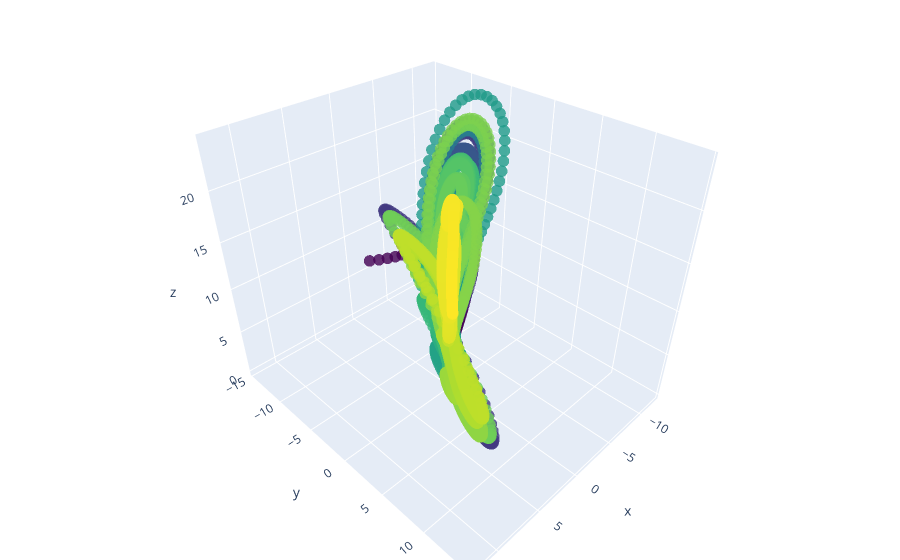

Notebook code cell kept with this figure:
### Code cell
# Plotting the trajectories of the Lorenz system
trace = gobj.Scatter3d(x=lorenz_attractor.x_, y=lorenz_attractor.y_, z=lorenz_attractor.z_, mode='markers',
                       marker=dict(size=4, color=list(range(max_duration)),
                       colorscale='Viridis', opacity=0.8))

data = [trace]
layout = gobj.Layout(margin=dict(l=0, r=0, b=0, t=0))

figure = gobj.Figure(data=data, layout=layout)
iplot(figure)

### Figure 1 — Plotly figure (JSON) as saved in the notebook; plotly's stock layout.template omitted (floating-point values rounded to 4 significant figures; data arrays with more than 128 entries replaced by an {"elided": "..."} marker saying what was removed)
{"data": [{"marker": {"color": {"elided": "10000 int values"}, "colorscale": [[0, "#440154"], [0.1111, "#482878"], [0.2222, "#3e4989"], [0.3333, "#31688e"], [0.4444, "#26828e"], [0.5556, "#1f9e89"], [0.6667, "#35b779"], [0.7778, "#6ece58"], [0.8889, "#b5de2b"], [1, "#fde725"]], "opacity": 0.8, "size": 4}, "mode": "markers", "type": "scatter3d", "x": {"elided": "10000 float values"}, "y": {"elided": "10000 float values"}, "z": {"elided": "10000 float values"}}], "layout": {"margin": {"b": 0, "l": 0, "r": 0, "t": 0}}}
